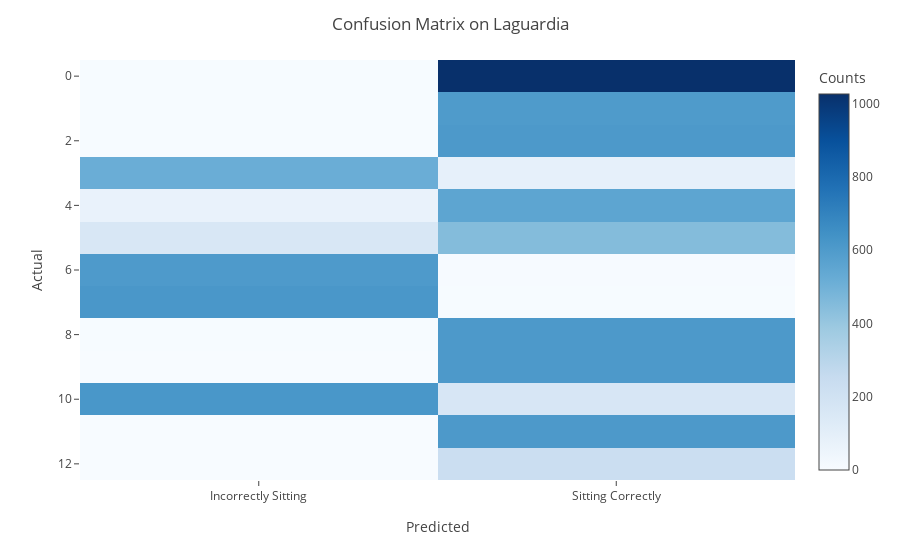
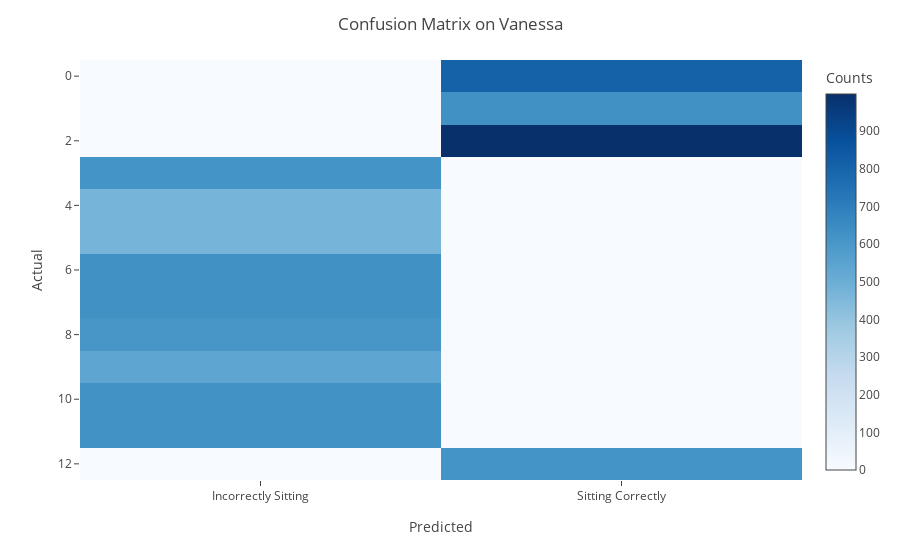
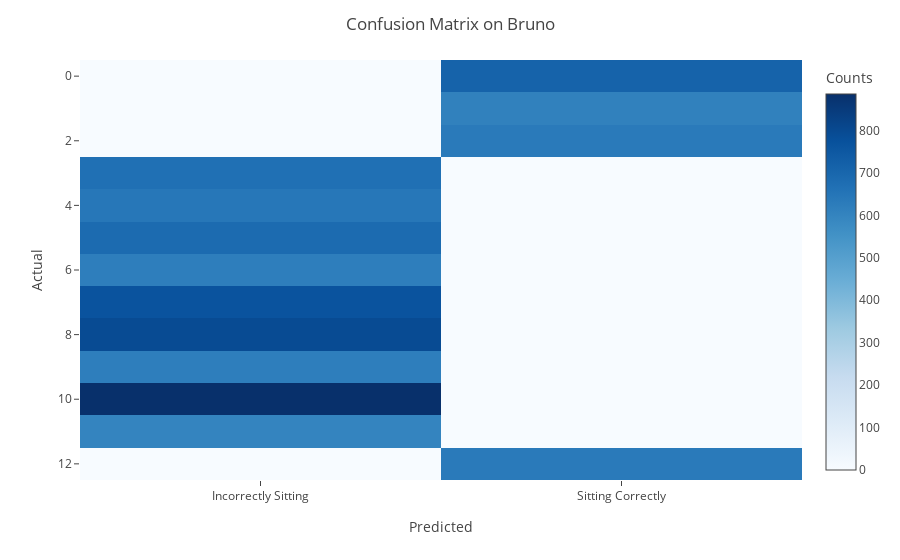
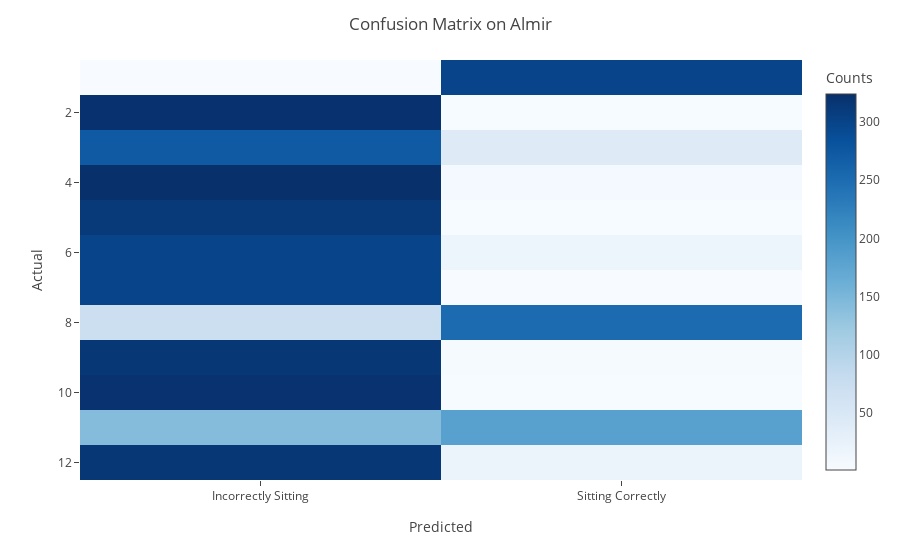

Notebook source saved alongside these figures, in order:
### Markdown cell above
# Confusion Matrix by pose

### Code cell
names = ['Laguardia', 'Vanessa', 'Bruno', 'Almir']
nicknames = ['lag', 'van', 'bru', 'alm']

for name, nickname in zip(names, nicknames):
    y_test = DFS_Y[nickname+'_cp'].astype(int)
    X_test = DFS_X[nickname+'_cp'].values

    y_pred = clf.predict(X_test)

    ct = pd.crosstab(y_test, y_pred, rownames=['True'], colnames=['Predicted'])

    fig = px.imshow(ct,
                labels=dict(x="Predicted", y="Actual", color="Counts"),
                color_continuous_scale='Blues')
    fig.update_layout(title=f'Confusion Matrix on {name}')
    fig.show()

### Figure 1 — Plotly figure (JSON) as saved in the notebook; plotly's stock layout.template omitted (floating-point values rounded to 4 significant figures)
{"data": [{"coloraxis": "coloraxis", "hovertemplate": "Predicted: %{x}<br>Actual: %{y}<br>Counts: %{z}<extra></extra>", "name": "0", "type": "heatmap", "x": ["Incorrectly Sitting", "Sitting Correctly"], "xaxis": "x", "y": [0, 1, 2, 3, 4, 5, 6, 7, 8, 9, 10, 11, 12], "yaxis": "y", "z": [[4, 1026], [4, 600], [3, 608], [517, 87], [70, 556], [158, 449], [603, 5], [617, 4], [3, 608], [2, 607], [619, 166], [0, 607], [0, 231]]}], "layout": {"coloraxis": {"colorbar": {"title": {"text": "Counts"}}, "colorscale": [[0, "rgb(247,251,255)"], [0.125, "rgb(222,235,247)"], [0.25, "rgb(198,219,239)"], [0.375, "rgb(158,202,225)"], [0.5, "rgb(107,174,214)"], [0.625, "rgb(66,146,198)"], [0.75, "rgb(33,113,181)"], [0.875, "rgb(8,81,156)"], [1, "rgb(8,48,107)"]]}, "margin": {"t": 60}, "title": {"text": "Confusion Matrix on Laguardia"}, "xaxis": {"anchor": "y", "constrain": "domain", "domain": [0, 1], "scaleanchor": "y", "title": {"text": "Predicted"}}, "yaxis": {"anchor": "x", "autorange": "reversed", "constrain": "domain", "domain": [0, 1], "title": {"text": "Actual"}}}}

### Figure 2 — Plotly figure (JSON) as saved in the notebook; plotly's stock layout.template omitted (floating-point values rounded to 4 significant figures)
{"data": [{"coloraxis": "coloraxis", "hovertemplate": "Predicted: %{x}<br>Actual: %{y}<br>Counts: %{z}<extra></extra>", "name": "0", "type": "heatmap", "x": ["Incorrectly Sitting", "Sitting Correctly"], "xaxis": "x", "y": [0, 1, 2, 3, 4, 7, 8, 9, 10, 11, 12], "yaxis": "y", "z": [[0, 808], [0, 630], [0, 999], [615, 0], [471, 0], [629, 0], [605, 0], [539, 0], [623, 0], [624, 0], [0, 617]]}], "layout": {"coloraxis": {"colorbar": {"title": {"text": "Counts"}}, "colorscale": [[0, "rgb(247,251,255)"], [0.125, "rgb(222,235,247)"], [0.25, "rgb(198,219,239)"], [0.375, "rgb(158,202,225)"], [0.5, "rgb(107,174,214)"], [0.625, "rgb(66,146,198)"], [0.75, "rgb(33,113,181)"], [0.875, "rgb(8,81,156)"], [1, "rgb(8,48,107)"]]}, "margin": {"t": 60}, "title": {"text": "Confusion Matrix on Vanessa"}, "xaxis": {"anchor": "y", "constrain": "domain", "domain": [0, 1], "scaleanchor": "y", "title": {"text": "Predicted"}}, "yaxis": {"anchor": "x", "autorange": "reversed", "constrain": "domain", "domain": [0, 1], "title": {"text": "Actual"}}}}

### Figure 3 — Plotly figure (JSON) as saved in the notebook; plotly's stock layout.template omitted (floating-point values rounded to 4 significant figures)
{"data": [{"coloraxis": "coloraxis", "hovertemplate": "Predicted: %{x}<br>Actual: %{y}<br>Counts: %{z}<extra></extra>", "name": "0", "type": "heatmap", "x": ["Incorrectly Sitting", "Sitting Correctly"], "xaxis": "x", "y": [0, 1, 2, 3, 4, 5, 6, 7, 8, 9, 10, 11, 12], "yaxis": "y", "z": [[0, 713], [0, 611], [0, 633], [669, 0], [646, 0], [686, 0], [620, 1], [768, 0], [795, 1], [622, 1], [886, 1], [602, 0], [0, 634]]}], "layout": {"coloraxis": {"colorbar": {"title": {"text": "Counts"}}, "colorscale": [[0, "rgb(247,251,255)"], [0.125, "rgb(222,235,247)"], [0.25, "rgb(198,219,239)"], [0.375, "rgb(158,202,225)"], [0.5, "rgb(107,174,214)"], [0.625, "rgb(66,146,198)"], [0.75, "rgb(33,113,181)"], [0.875, "rgb(8,81,156)"], [1, "rgb(8,48,107)"]]}, "margin": {"t": 60}, "title": {"text": "Confusion Matrix on Bruno"}, "xaxis": {"anchor": "y", "constrain": "domain", "domain": [0, 1], "scaleanchor": "y", "title": {"text": "Predicted"}}, "yaxis": {"anchor": "x", "autorange": "reversed", "constrain": "domain", "domain": [0, 1], "title": {"text": "Actual"}}}}

### Figure 4 — Plotly figure (JSON) as saved in the notebook; plotly's stock layout.template omitted (floating-point values rounded to 4 significant figures)
{"data": [{"coloraxis": "coloraxis", "hovertemplate": "Predicted: %{x}<br>Actual: %{y}<br>Counts: %{z}<extra></extra>", "name": "0", "type": "heatmap", "x": ["Incorrectly Sitting", "Sitting Correctly"], "xaxis": "x", "y": [1, 2, 3, 4, 5, 6, 7, 8, 9, 10, 11, 12], "yaxis": "y", "z": [[1, 299], [321, 2], [272, 41], [324, 7], [312, 2], [299, 18], [299, 1], [71, 251], [316, 4], [320, 2], [142, 181], [315, 19]]}], "layout": {"coloraxis": {"colorbar": {"title": {"text": "Counts"}}, "colorscale": [[0, "rgb(247,251,255)"], [0.125, "rgb(222,235,247)"], [0.25, "rgb(198,219,239)"], [0.375, "rgb(158,202,225)"], [0.5, "rgb(107,174,214)"], [0.625, "rgb(66,146,198)"], [0.75, "rgb(33,113,181)"], [0.875, "rgb(8,81,156)"], [1, "rgb(8,48,107)"]]}, "margin": {"t": 60}, "title": {"text": "Confusion Matrix on Almir"}, "xaxis": {"anchor": "y", "constrain": "domain", "domain": [0, 1], "scaleanchor": "y", "title": {"text": "Predicted"}}, "yaxis": {"anchor": "x", "autorange": "reversed", "constrain": "domain", "domain": [0, 1], "title": {"text": "Actual"}}}}
